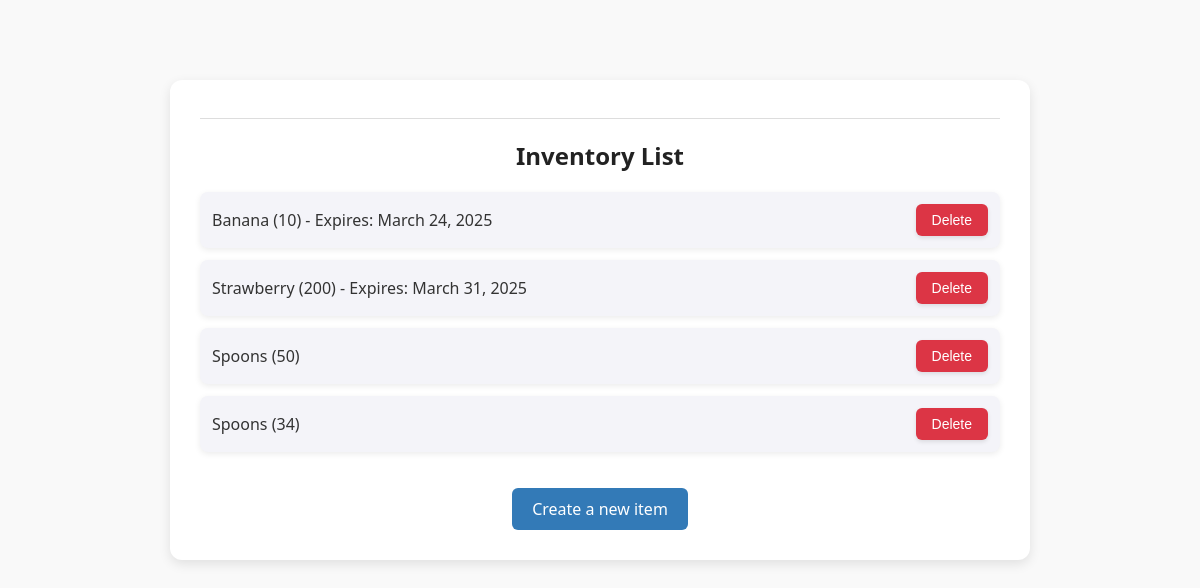
The app's page /user_management/inventory/ (signed in) with its own data.
### apps/inventory/models.py (models this page shows)
class InventoryItem(PolymorphicModel):
    name = models.CharField(max_length=100)
    category = models.CharField(max_length=100)
    count = models.IntegerField(default=0)
    @property
    def is_perishable(self):
        return hasattr(self, 'expiry_date')

class PerishableInventoryItem(InventoryItem):
    expiry_date = models.DateField()

class InventoryItem(PolymorphicModel):
    name = models.CharField(max_length=100)
    category = models.CharField(max_length=100)
    count = models.IntegerField(default=0)
    @property
    def is_perishable(self):
        return hasattr(self, 'expiry_date')

class NonPerishableInventoryItem(InventoryItem):
    pass

### apps/inventory/views.py (the view)
# urls.py: path("", views.inventory_main_page, name="inventory_home"),
def inventory_main_page(request):
    items = InventoryItem.objects.all()
    return render(request, 'inventory_home.html', {'is_admin': request.user.isAdmin(), 'items': items})

### apps/user_management/models.py (called while the page is built)
    def isAdmin(self):
        return (self.usertype == self.UType.ADMIN)

### apps/inventory/templates/inventory_home.html (shortened to what this page needs)
{% load static %}
<!DOCTYPE html>
<html lang="en">
<head>
    <link rel="stylesheet" href="{% static 'css/inventory_home.css' %}">
</head>
<body>
<div class="container">
    <hr>
    <h2>Inventory List</h2>
    <ul>
        {% for item in items %}
            <li>
                <span>
                    {{ item.name }} ({{ item.count }})
                    {% if item.is_perishable %}
                        - Expires: {{ item.expiry_date }}
                    {% endif %}
                </span>
                {% if is_admin %}
                <form method="POST" action="{% url 'delete_item' item.id %}" style="display:inline;">
                    <button type="submit">Delete</button>
                </form>
                {% endif %}
            </li>
        {% empty %}
            <li>No items found.</li>
        {% endfor %}
    </ul>
    {% if is_admin %}
        <div class="create-button-wrapper">
            <a href="{% url 'create_item' %}">Create a new item</a>
        </div>
    {% endif %}
</div>
</body>
</html>

### apps/inventory/static/css/inventory_home.css (style rules this page uses)
body { font-family: 'Segoe UI', Tahoma, Geneva, Verdana, sans-serif; background-color: #f9f9f9; margin: 0; padding: 40px; color: #333; }
.container { max-width: 800px; margin: 40px auto; padding: 30px; background-color: #ffffff; border-radius: 12px; box-shadow: 0 4px 12px rgba(0,0,0,0.1); }
h2 { color: #222; font-size: 24px; text-align: center; margin-bottom: 20px; font-weight: 600; }
ul { list-style-type: none; padding: 0; }
ul li { padding: 12px; background-color: #f4f4f9; border-radius: 8px; margin-bottom: 12px; box-shadow: 0 2px 6px rgba(0,0,0,0.08); display: flex; justify-content: space-between; align-items: center; }
ul li span { font-size: 16px; color: #333; }
button[type="submit"] { background-color: #dc3545; color: white; padding: 8px 16px; font-size: 14px; border: none; border-radius: 6px; cursor: pointer; transition: background-color 0.2s ease; box-shadow: 0 2px 4px rgba(0,0,0,0.1); outline: none; }
.create-button-wrapper a { display: inline-block; background-color: #337ab7; color: white; padding: 10px 20px; text-decoration: none; border-radius: 6px; font-size: 16px; transition: background-color 0.2s ease; margin-top: 20px; }
.create-button-wrapper { display: flex; justify-content: center; }
hr { border: 0; height: 1px; background-color: #ddd; margin-bottom: 20px; }

### records on screen
PerishableInventoryItem: name "Banana", count "10", expiry_date "March 24, 2025"
PerishableInventoryItem: name "Strawberry", count "200", expiry_date "March 31, 2025"
NonPerishableInventoryItem: name "Spoons", count "50"
NonPerishableInventoryItem: name "Spoons", count "34"
